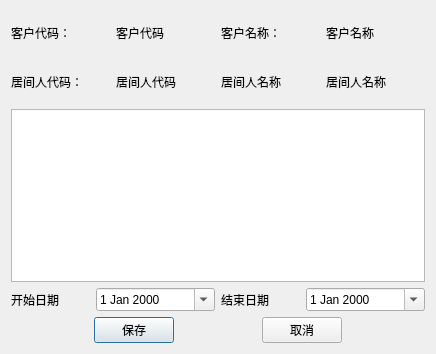
<?xml version="1.0" encoding="UTF-8"?>
<ui version="4.0">
 <class>BrokerRelaPop</class>
 <widget class="QDialog" name="BrokerRelaPop">
  <property name="geometry">
   <rect>
    <x>0</x>
    <y>0</y>
    <width>436</width>
    <height>354</height>
   </rect>
  </property>
  <property name="windowTitle">
   <string>客户居间关系</string>
  </property>
  <layout class="QVBoxLayout" name="verticalLayout_2">
   <item>
    <layout class="QVBoxLayout" name="verticalLayout" stretch="1,1,4,1,1">
     <item>
      <layout class="QHBoxLayout" name="horizontalLayout">
       <item>
        <layout class="QHBoxLayout" name="horizontalLayout_6">
         <item>
          <widget class="QLabel" name="label_3">
           <property name="text">
            <string>客户代码：</string>
           </property>
          </widget>
         </item>
         <item>
          <widget class="QLabel" name="la_cl_id">
           <property name="text">
            <string>客户代码</string>
           </property>
          </widget>
         </item>
        </layout>
       </item>
       <item>
        <layout class="QHBoxLayout" name="horizontalLayout_7">
         <item>
          <widget class="QLabel" name="label_5">
           <property name="text">
            <string>客户名称：</string>
           </property>
          </widget>
         </item>
         <item>
          <widget class="QLabel" name="la_cl_name">
           <property name="text">
            <string>客户名称</string>
           </property>
          </widget>
         </item>
        </layout>
       </item>
      </layout>
     </item>
     <item>
      <layout class="QHBoxLayout" name="horizontalLayout_2">
       <item>
        <layout class="QHBoxLayout" name="horizontalLayout_10">
         <item>
          <widget class="QLabel" name="label_7">
           <property name="text">
            <string>居间人代码：</string>
           </property>
          </widget>
         </item>
         <item>
          <widget class="QLabel" name="la_rela_id">
           <property name="text">
            <string>居间人代码</string>
           </property>
          </widget>
         </item>
        </layout>
       </item>
       <item>
        <layout class="QHBoxLayout" name="horizontalLayout_11">
         <item>
          <widget class="QLabel" name="label_11">
           <property name="text">
            <string>居间人名称</string>
           </property>
          </widget>
         </item>
         <item>
          <widget class="QLabel" name="la_rela_name">
           <property name="text">
            <string>居间人名称</string>
           </property>
          </widget>
         </item>
        </layout>
       </item>
      </layout>
     </item>
     <item>
      <widget class="QTableView" name="tvIns">
       <property name="enabled">
        <bool>true</bool>
       </property>
       <property name="contextMenuPolicy">
        <enum>Qt::CustomContextMenu</enum>
       </property>
       <property name="editTriggers">
        <set>QAbstractItemView::NoEditTriggers</set>
       </property>
       <property name="selectionMode">
        <enum>QAbstractItemView::ExtendedSelection</enum>
       </property>
       <property name="selectionBehavior">
        <enum>QAbstractItemView::SelectRows</enum>
       </property>
      </widget>
     </item>
     <item>
      <layout class="QHBoxLayout" name="horizontalLayout_8">
       <item>
        <layout class="QHBoxLayout" name="horizontalLayout_4" stretch="2,3">
         <item>
          <widget class="QLabel" name="label_8">
           <property name="text">
            <string>开始日期</string>
           </property>
          </widget>
         </item>
         <item>
          <widget class="QDateEdit" name="de_start">
           <property name="calendarPopup">
            <bool>true</bool>
           </property>
          </widget>
         </item>
        </layout>
       </item>
       <item>
        <layout class="QHBoxLayout" name="horizontalLayout_5" stretch="2,3">
         <item>
          <widget class="QLabel" name="label_9">
           <property name="text">
            <string>结束日期</string>
           </property>
          </widget>
         </item>
         <item>
          <widget class="QDateEdit" name="de_end">
           <property name="calendarPopup">
            <bool>true</bool>
           </property>
          </widget>
         </item>
        </layout>
       </item>
      </layout>
     </item>
     <item>
      <layout class="QHBoxLayout" name="horizontalLayout_3">
       <item>
        <spacer name="horizontalSpacer_3">
         <property name="orientation">
          <enum>Qt::Horizontal</enum>
         </property>
         <property name="sizeHint" stdset="0">
          <size>
           <width>40</width>
           <height>20</height>
          </size>
         </property>
        </spacer>
       </item>
       <item>
        <widget class="QPushButton" name="save_btn">
         <property name="text">
          <string>保存</string>
         </property>
        </widget>
       </item>
       <item>
        <spacer name="horizontalSpacer_2">
         <property name="orientation">
          <enum>Qt::Horizontal</enum>
         </property>
         <property name="sizeHint" stdset="0">
          <size>
           <width>40</width>
           <height>20</height>
          </size>
         </property>
        </spacer>
       </item>
       <item>
        <widget class="QPushButton" name="cancle_btn">
         <property name="text">
          <string>取消</string>
         </property>
        </widget>
       </item>
       <item>
        <spacer name="horizontalSpacer">
         <property name="orientation">
          <enum>Qt::Horizontal</enum>
         </property>
         <property name="sizeHint" stdset="0">
          <size>
           <width>40</width>
           <height>20</height>
          </size>
         </property>
        </spacer>
       </item>
      </layout>
     </item>
    </layout>
   </item>
  </layout>
 </widget>
 <resources/>
 <connections/>
</ui>
